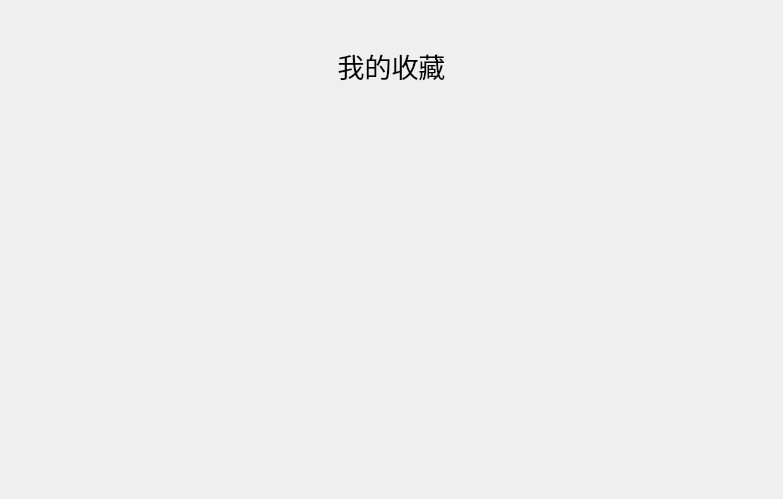
<?xml version="1.0" encoding="UTF-8"?>
<ui version="4.0">
 <class>FavoritesPage</class>
 <widget class="QWidget" name="FavoritesPage">
  <property name="geometry">
   <rect>
    <x>0</x>
    <y>0</y>
    <width>783</width>
    <height>499</height>
   </rect>
  </property>
  <property name="windowTitle">
   <string>Form</string>
  </property>
  <layout class="QVBoxLayout" name="verticalLayout">
   <item>
    <widget class="QLabel" name="label">
     <property name="minimumSize">
      <size>
       <width>0</width>
       <height>110</height>
      </size>
     </property>
     <property name="font">
      <font>
       <pointsize>20</pointsize>
      </font>
     </property>
     <property name="text">
      <string>我的收藏</string>
     </property>
     <property name="alignment">
      <set>Qt::AlignmentFlag::AlignCenter</set>
     </property>
    </widget>
   </item>
   <item>
    <widget class="QScrollArea" name="scrollArea">
     <property name="maximumSize">
      <size>
       <width>771</width>
       <height>487</height>
      </size>
     </property>
     <property name="frameShape">
      <enum>QFrame::Shape::NoFrame</enum>
     </property>
     <property name="widgetResizable">
      <bool>true</bool>
     </property>
     <widget class="QWidget" name="scrollAreaWidgetContents">
      <property name="geometry">
       <rect>
        <x>0</x>
        <y>0</y>
        <width>771</width>
        <height>373</height>
       </rect>
      </property>
     </widget>
    </widget>
   </item>
  </layout>
 </widget>
 <resources/>
 <connections/>
</ui>
